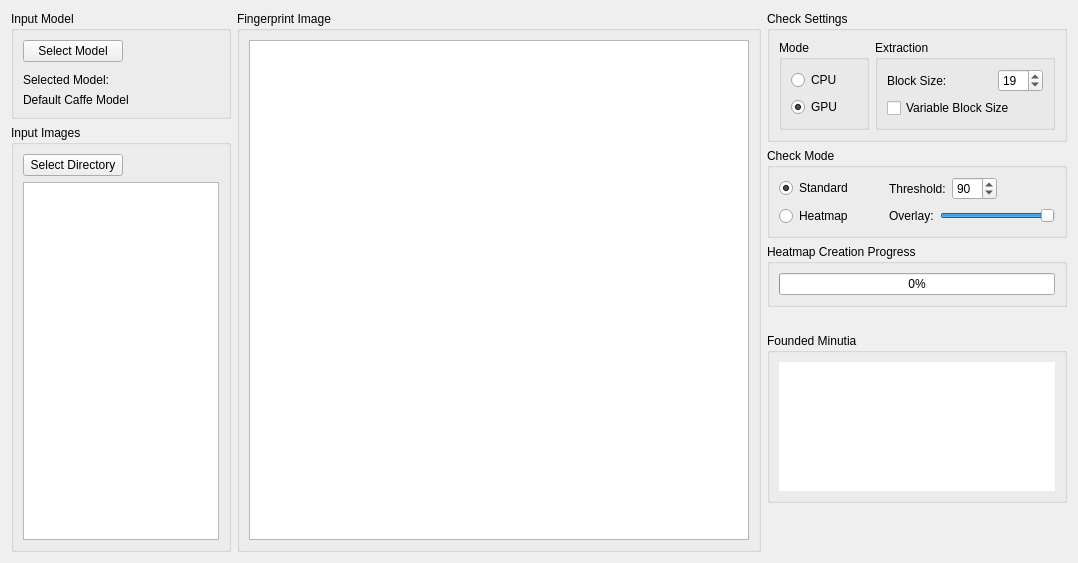
      <widget class="QWidget" name="tab_checker">
       <attribute name="title">
        <string>Minutiae Checker</string>
       </attribute>
       <layout class="QHBoxLayout" name="horizontalLayout_53">
        <item>
         <layout class="QVBoxLayout" name="verticalLayout_15">
          <item>
           <widget class="QGroupBox" name="groupBox_inputModel">
            <property name="maximumSize">
             <size>
              <width>16777215</width>
              <height>120</height>
             </size>
            </property>
            <property name="title">
             <string>Input Model</string>
            </property>
            <layout class="QVBoxLayout" name="verticalLayout_14">
             <item>
              <widget class="QPushButton" name="pushButton_inputModel">
               <property name="sizePolicy">
                <sizepolicy hsizetype="Fixed" vsizetype="Fixed">
                 <horstretch>0</horstretch>
                 <verstretch>0</verstretch>
                </sizepolicy>
               </property>
               <property name="maximumSize">
                <size>
                 <width>100</width>
                 <height>16777215</height>
                </size>
               </property>
               <property name="text">
                <string>Select Model</string>
               </property>
              </widget>
             </item>
             <item>
              <spacer name="verticalSpacer_2">
               <property name="orientation">
                <enum>Qt::Vertical</enum>
               </property>
               <property name="sizeType">
                <enum>QSizePolicy::Fixed</enum>
               </property>
               <property name="sizeHint" stdset="0">
                <size>
                 <width>20</width>
                 <height>5</height>
                </size>
               </property>
              </spacer>
             </item>
             <item>
              <widget class="QLabel" name="label_selectedModel">
               <property name="text">
                <string>Selected Model:</string>
               </property>
              </widget>
             </item>
             <item>
              <widget class="QLabel" name="label_selectedModelName">
               <property name="text">
                <string>Default Caffe Model</string>
               </property>
              </widget>
             </item>
            </layout>
           </widget>
          </item>
          <item>
           <widget class="QGroupBox" name="groupBox_inputImages_2">
            <property name="maximumSize">
             <size>
              <width>220</width>
              <height>16777215</height>
             </size>
            </property>
            <property name="title">
             <string>Input Images</string>
            </property>
            <layout class="QVBoxLayout" name="verticalLayout_12">
             <item>
              <widget class="QPushButton" name="pushButton_inputDirectory_2">
               <property name="sizePolicy">
                <sizepolicy hsizetype="Fixed" vsizetype="Fixed">
                 <horstretch>0</horstretch>
                 <verstretch>0</verstretch>
                </sizepolicy>
               </property>
               <property name="maximumSize">
                <size>
                 <width>100</width>
                 <height>16777215</height>
                </size>
               </property>
               <property name="text">
                <string>Select Directory</string>
               </property>
              </widget>
             </item>
             <item>
              <widget class="QListWidget" name="listWidget_inputImages_2">
               <property name="sizePolicy">
                <sizepolicy hsizetype="Fixed" vsizetype="Expanding">
                 <horstretch>0</horstretch>
                 <verstretch>0</verstretch>
                </sizepolicy>
               </property>
               <property name="maximumSize">
                <size>
                 <width>16777215</width>
                 <height>16777215</height>
                </size>
               </property>
              </widget>
             </item>
            </layout>
           </widget>
          </item>
         </layout>
        </item>
        <item>
         <widget class="QGroupBox" name="groupBox_fingerprintImage_2">
          <property name="title">
           <string>Fingerprint Image</string>
          </property>
          <layout class="QVBoxLayout" name="verticalLayout_11">
           <item>
            <widget class="QGraphicsView" name="graphicsView_fingerprintChecker">
             <property name="minimumSize">
              <size>
               <width>500</width>
               <height>500</height>
              </size>
             </property>
             <property name="dragMode">
              <enum>QGraphicsView::ScrollHandDrag</enum>
             </property>
            </widget>
           </item>
          </layout>
         </widget>
        </item>
        <item>
         <layout class="QVBoxLayout" name="verticalLayout_66">
          <item>
           <widget class="QGroupBox" name="groupBox_minChecker_checkSettings">
            <property name="minimumSize">
             <size>
              <width>300</width>
              <height>0</height>
             </size>
            </property>
            <property name="maximumSize">
             <size>
              <width>300</width>
              <height>16777215</height>
             </size>
            </property>
            <property name="title">
             <string>Check Settings</string>
            </property>
            <layout class="QHBoxLayout" name="horizontalLayout_11">
             <item>
              <widget class="QGroupBox" name="groupBox_minChecker_mode">
               <property name="maximumSize">
                <size>
                 <width>90</width>
                 <height>16777215</height>
                </size>
               </property>
               <property name="title">
                <string>Mode</string>
               </property>
               <layout class="QVBoxLayout" name="verticalLayout_16">
                <item>
                 <widget class="QRadioButton" name="radioButton_minChecker_cpuMode">
                  <property name="text">
                   <string>CPU</string>
                  </property>
                 </widget>
                </item>
                <item>
                 <widget class="QRadioButton" name="radioButton_minChecker_gpuMode">
                  <property name="text">
                   <string>GPU</string>
                  </property>
                  <property name="checked">
                   <bool>true</bool>
                  </property>
                 </widget>
                </item>
               </layout>
              </widget>
             </item>
             <item>
              <widget class="QGroupBox" name="groupBox_minChecker_extactionSettings">
               <property name="title">
                <string>Extraction</string>
               </property>
               <layout class="QVBoxLayout" name="verticalLayout_26">
                <item>
                 <layout class="QHBoxLayout" name="horizontalLayout_3">
                  <item>
                   <widget class="QLabel" name="label_checkBlockSize">
                    <property name="minimumSize">
                     <size>
                      <width>0</width>
                      <height>0</height>
                     </size>
                    </property>
                    <property name="maximumSize">
                     <size>
                      <width>16777215</width>
                      <height>16777215</height>
                     </size>
                    </property>
                    <property name="text">
                     <string>Block Size:</string>
                    </property>
                   </widget>
                  </item>
                  <item>
                   <widget class="QSpinBox" name="spinBox_checkBlockSize">
                    <property name="maximumSize">
                     <size>
                      <width>45</width>
                      <height>16777215</height>
                     </size>
                    </property>
                    <property name="minimum">
                     <number>5</number>
                    </property>
                    <property name="maximum">
                     <number>40</number>
                    </property>
                    <property name="value">
                     <number>19</number>
                    </property>
                   </widget>
                  </item>
                 </layout>
                </item>
                <item>
                 <widget class="QCheckBox" name="checkBox_variableBlockSize">
                  <property name="text">
                   <string>Variable Block Size</string>
                  </property>
                 </widget>
                </item>
               </layout>
              </widget>
             </item>
            </layout>
           </widget>
          </item>
          <item>
           <widget class="QGroupBox" name="groupBox__minChecker_checkMode">
            <property name="maximumSize">
             <size>
              <width>300</width>
              <height>16777215</height>
             </size>
            </property>
            <property name="title">
             <string>Check Mode</string>
            </property>
            <layout class="QVBoxLayout" name="verticalLayout_65">
             <item>
              <layout class="QHBoxLayout" name="horizontalLayout_10">
               <item>
                <widget class="QRadioButton" name="radioButton_standard">
                 <property name="text">
                  <string>Standard</string>
                 </property>
                 <property name="checked">
                  <bool>true</bool>
                 </property>
                </widget>
               </item>
               <item>
                <spacer name="horizontalSpacer_6">
                 <property name="orientation">
                  <enum>Qt::Horizontal</enum>
                 </property>
                 <property name="sizeType">
                  <enum>QSizePolicy::Fixed</enum>
                 </property>
                 <property name="sizeHint" stdset="0">
                  <size>
                   <width>30</width>
                   <height>20</height>
                  </size>
                 </property>
                </spacer>
               </item>
               <item>
                <widget class="QLabel" name="label_threshold">
                 <property name="text">
                  <string>Threshold:</string>
                 </property>
                </widget>
               </item>
               <item>
                <widget class="QSpinBox" name="spinBox_threshold">
                 <property name="minimumSize">
                  <size>
                   <width>45</width>
                   <height>0</height>
                  </size>
                 </property>
                 <property name="maximumSize">
                  <size>
                   <width>45</width>
                   <height>16777215</height>
                  </size>
                 </property>
                 <property name="maximum">
                  <number>100</number>
                 </property>
                 <property name="value">
                  <number>90</number>
                 </property>
                </widget>
               </item>
               <item>
                <spacer name="horizontalSpacer_7">
                 <property name="orientation">
                  <enum>Qt::Horizontal</enum>
                 </property>
                 <property name="sizeHint" stdset="0">
                  <size>
                   <width>40</width>
                   <height>20</height>
                  </size>
                 </property>
                </spacer>
               </item>
              </layout>
             </item>
             <item>
              <layout class="QHBoxLayout" name="horizontalLayout_2">
               <item>
                <widget class="QRadioButton" name="radioButton_heatmap">
                 <property name="text">
                  <string>Heatmap</string>
                 </property>
                </widget>
               </item>
               <item>
                <spacer name="horizontalSpacer_3">
                 <property name="orientation">
                  <enum>Qt::Horizontal</enum>
                 </property>
                 <property name="sizeType">
                  <enum>QSizePolicy::Fixed</enum>
                 </property>
                 <property name="sizeHint" stdset="0">
                  <size>
                   <width>30</width>
                   <height>20</height>
                  </size>
                 </property>
                </spacer>
               </item>
               <item>
                <widget class="QLabel" name="label_overlay">
                 <property name="enabled">
                  <bool>true</bool>
                 </property>
                 <property name="text">
                  <string>Overlay:</string>
                 </property>
                </widget>
               </item>
               <item>
                <widget class="QSlider" name="horizontalSlider_overlay">
                 <property name="enabled">
                  <bool>true</bool>
                 </property>
                 <property name="maximum">
                  <number>100</number>
                 </property>
                 <property name="value">
                  <number>100</number>
                 </property>
                 <property name="orientation">
                  <enum>Qt::Horizontal</enum>
                 </property>
                </widget>
               </item>
              </layout>
             </item>
            </layout>
           </widget>
          </item>
          <item>
           <widget class="QGroupBox" name="groupBox_heatmapCreationProgress">
            <property name="enabled">
             <bool>true</bool>
            </property>
            <property name="maximumSize">
             <size>
              <width>300</width>
              <height>16777215</height>
             </size>
            </property>
            <property name="title">
             <string>Heatmap Creation Progress</string>
            </property>
            <layout class="QVBoxLayout" name="verticalLayout_17">
             <item>
              <widget class="QProgressBar" name="progressBar_heatmap">
               <property name="enabled">
                <bool>true</bool>
               </property>
               <property name="maximumSize">
                <size>
                 <width>300</width>
                 <height>16777215</height>
                </size>
               </property>
               <property name="value">
                <number>0</number>
               </property>
               <property name="alignment">
                <set>Qt::AlignCenter</set>
               </property>
              </widget>
             </item>
            </layout>
           </widget>
          </item>
          <item>
           <spacer name="verticalSpacer_3">
            <property name="orientation">
             <enum>Qt::Vertical</enum>
            </property>
            <property name="sizeType">
             <enum>QSizePolicy::Fixed</enum>
            </property>
            <property name="sizeHint" stdset="0">
             <size>
              <width>20</width>
              <height>20</height>
             </size>
            </property>
           </spacer>
          </item>
          <item>
           <widget class="QGroupBox" name="groupBox_foundedMinutia">
            <property name="minimumSize">
             <size>
              <width>300</width>
              <height>0</height>
             </size>
            </property>
            <property name="maximumSize">
             <size>
              <width>300</width>
              <height>170</height>
             </size>
            </property>
            <property name="title">
             <string>Founded Minutia   </string>
            </property>
            <layout class="QVBoxLayout" name="verticalLayout_13">
             <item>
              <widget class="QTableWidget" name="tableWidget_foundedMinutia">
               <property name="maximumSize">
                <size>
                 <width>280</width>
                 <height>150</height>
                </size>
               </property>
               <property name="frameShape">
                <enum>QFrame::NoFrame</enum>
               </property>
              </widget>
             </item>
            </layout>
           </widget>
          </item>
          <item>
           <spacer name="verticalSpacer">
            <property name="orientation">
             <enum>Qt::Vertical</enum>
            </property>
            <property name="sizeHint" stdset="0">
             <size>
              <width>20</width>
              <height>40</height>
             </size>
            </property>
           </spacer>
          </item>
         </layout>
        </item>
       </layout>
      </widget>
